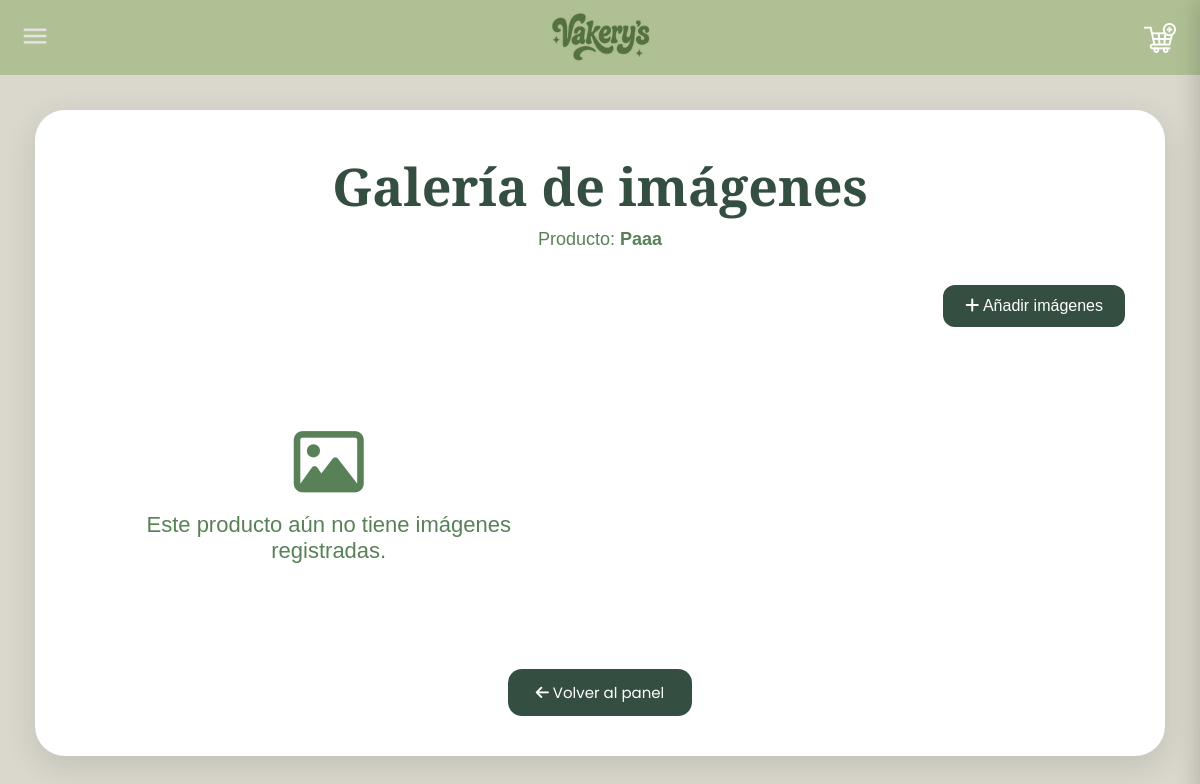
Before: /Productos/verimagenes.php?codigo=Paaa with the older database file.
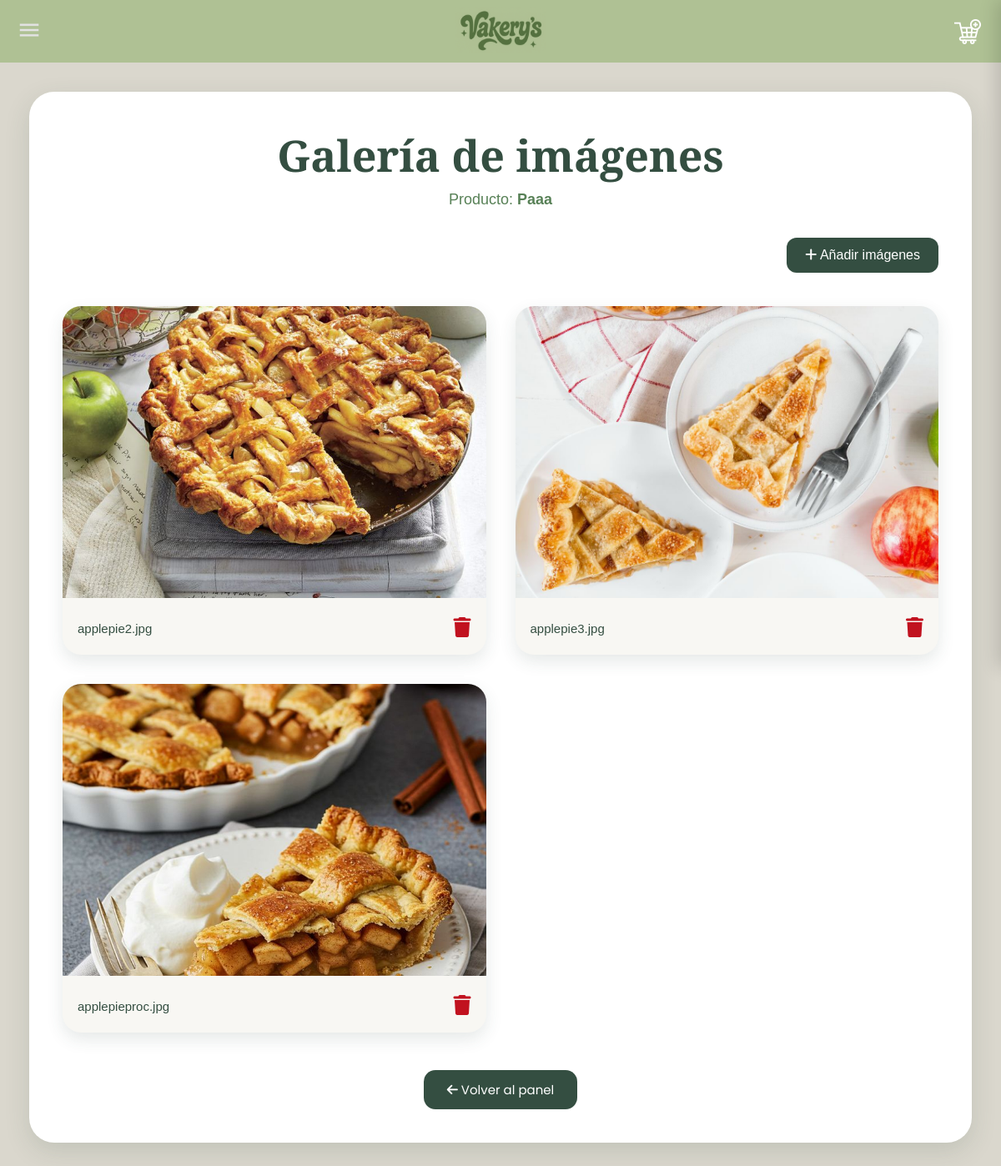
After: the same page with the newer database file.
### tables this page shows
CREATE TABLE IF NOT EXISTS `imagenes` (
  `idImagen` INT NOT NULL AUTO_INCREMENT,
  `CodigoProducto` VARCHAR(45) NOT NULL,
  `Imagen` VARCHAR(255) NOT NULL,
  PRIMARY KEY (`idImagen`),
  INDEX `fk_imagenes_productos_idx` (`CodigoProducto`),
  CONSTRAINT `fk_imagenes_productos`
    FOREIGN KEY (`CodigoProducto`)
    REFERENCES `productos` (`Codigo`)
    ON DELETE CASCADE
    ON UPDATE CASCADE
);

### Productos/verimagenes.php (the view, shortened to what this page needs)
<?php
$servidor = "localhost";
$usuario = "root";
$contrasena = "";
$bd = "vakerysss";
$conn = new mysqli($servidor, $usuario, $contrasena, $bd);
$conn->set_charset("utf8");
$CodigoProducto = $_GET["codigo"] ?? '';
$stmt = $conn->prepare(
    "SELECT * FROM imagenes WHERE CodigoProducto = ?"
);
$stmt->bind_param("s", $CodigoProducto);
$stmt->execute();
$resultado = $stmt->get_result();
?>
<!DOCTYPE html>
<html lang="es">
<head>
<link rel="stylesheet" href="https://cdnjs.cloudflare.com/ajax/libs/font-awesome/6.7.2/css/all.min.css">
</head>
<body>
<?php include '../header.php'; ?>
<div class="contenedor">
<h1>Galería de imágenes</h1>
<p class="subtitulo">
Producto: <strong><?php echo htmlspecialchars($CodigoProducto, ENT_QUOTES, 'UTF-8'); ?></strong></p>
<div class="barra">
<a class="agregar" href="añadirimagen.php?codigo=<?php echo urlencode($CodigoProducto); ?>">    <i class="fa-solid fa-plus"></i> Añadir imágenes
</a>
</div>
<div class="galeria">
<?php
if($resultado->num_rows > 0){
    while($fila = $resultado->fetch_assoc()){
        echo "<div class='card'>";
       echo "<img src='imagenes/".$fila["Imagen"]."'>";
        echo "<div class='info'>";
        echo "<span class='nombre'>".basename($fila["Imagen"])."</span>";
        echo "<a class='eliminar' href='#' onclick=\"confirmarEliminar(".$fila["idImagen"].",'".$CodigoProducto."'); return false;\">
                <i class='fa-solid fa-trash'></i>
              </a>";
        echo "</div>";
        echo "</div>";
    }
}else{
    echo "<div class='sin'>
            <i class='fa-regular fa-image' style='font-size:70px;margin-bottom:15px;'></i><br>
            Este producto aún no tiene imágenes registradas.
          </div>";
}
?>
</div>
<div class="volver">
<a href="leerproductos.php">
<button>
<i class="fa-solid fa-arrow-left"></i> Volver al panel
</button>
</a>
</div>
</div>
</body>
</html>

### header.php (shortened to what this page needs)
<?php
$rol = $_SESSION['Rol'] ?? '';
switch ($rol) {
    default:
        include __DIR__ . '/headers/headeruser.php';
        break;
}
?>

### headers/headeruser.php (shortened to what this page needs)
<header class="main-header">
    <a href="/proyectovakerys/paginadeinicio.php">
        <img src="/proyectovakerys/imagenes/logo.png" alt="Logo Vakery's">
    </a>
    <label for="btn-nav" class="btn-nav">
        <img src="/proyectovakerys/imagenes/menu.png" alt="Abrir menú de navegación">
    </label>
    <a href="#" name="carrito" id="carrito" class="carrito" aria-label="Abrir carrito">
        <img src="/proyectovakerys/imagenes/anadir-al-carrito.png" alt="Carrito">
    </a>
</header>

### Productos/verimagenes.php (style rules this page uses)
* { margin:0; padding:0; box-sizing:border-box; }
body { font-family:'Poppins',sans-serif; background:#DAD7CD; padding:35px; margin-top:75px; }
.contenedor { max-width:1450px; margin:auto; background:white; border-radius:30px; padding:40px; box-shadow:0 10px 30px rgba(52,78,65,.15); }
h1 { text-align:center; font-family:'Cormorant Garamond',serif; color:#344E41; font-size:52px; margin-bottom:8px; }
.subtitulo { text-align:center; color:#588157; font-size:18px; margin-bottom:35px; }
.barra { display:flex; justify-content:space-between; align-items:center; margin-bottom:40px; }
.agregar { background:#344E41; color:white; text-decoration:none; padding:12px 22px; border-radius:12px; transition:.3s; font-weight:500; }
.galeria { display:grid; grid-template-columns:repeat(auto-fill,minmax(360px,1fr)); gap:35px; }
.card { background:#F8F7F3; border-radius:22px; overflow:hidden; box-shadow:0 8px 20px rgba(52,78,65,.12); transition:.3s; }
.card img { width:100%; height:350px; object-fit:cover; }
.info { display:flex; justify-content:space-between; align-items:center; padding:18px; }
.nombre { color:#344E41; font-weight:500; font-size:15px; word-break:break-word; }
.eliminar { color:#C1121F; font-size:24px; transition:.3s; cursor:pointer; }
.volver { display:flex; justify-content:center; margin-top:45px; }
.volver button { border:none; background:#344E41; color:white; padding:12px 28px; border-radius:14px; cursor:pointer; font-size:15px; font-family:'Poppins',sans-serif; transition:.3s; }
.sin { text-align:center; font-size:22px; color:#588157; padding:60px; }

### headers/headeruser.php (style rules this page uses)
* { margin:0; padding:0; box-sizing:border-box; }
body { font-family:'Raleway',sans-serif; }
.main-header { width:100%; height:75px; background:#afc194; display:flex; justify-content:center; align-items:center; position:fixed; top:0; left:0; z-index:10000; }
.main-header img { max-height:55px; transition:.4s ease; }
.btn-nav { position:absolute; left:20px; cursor:pointer; }
.btn-nav img { width:30px; height:30px; }
.carrito { position:absolute; right:20px; width:40px; height:40px; display:flex; align-items:center; justify-content:center; border-radius:8px; transition:.3s ease; }
.carrito img { width:35px; height:35px; object-fit:contain; }
.carrito { display:flex; align-items:center; justify-content:center; cursor:pointer; }
.carrito img { width:32px; height:32px; object-fit:contain; transition:.3s ease; }

Changed rows visible on the page:
now on this page (row edited): imagenes: Imagen (picture), Imagen "applepie2.jpg"
now on this page (row edited): imagenes: Imagen (picture), Imagen "applepie3.jpg"
now on this page (row edited): imagenes: Imagen (picture), Imagen "applepieproc.jpg"
Other visible differences:
text no longer shown: "Este producto aún no tiene imágenes registradas."
